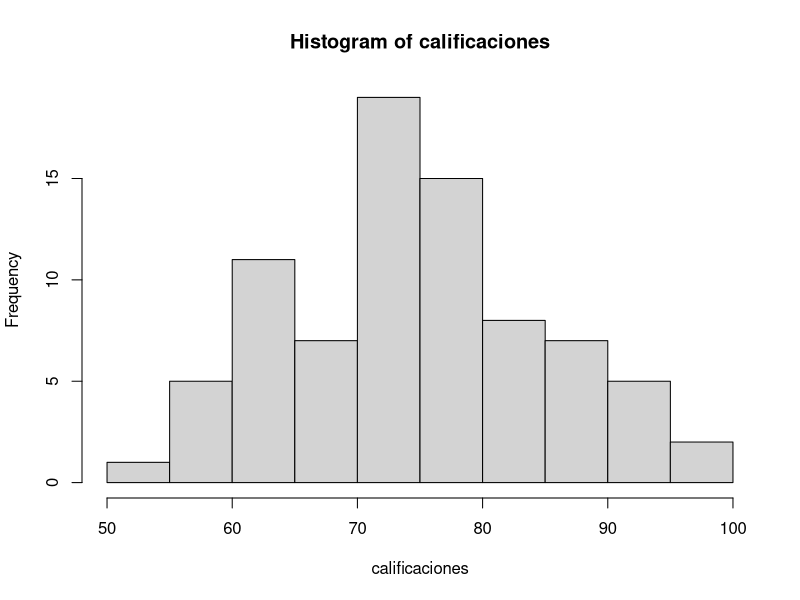
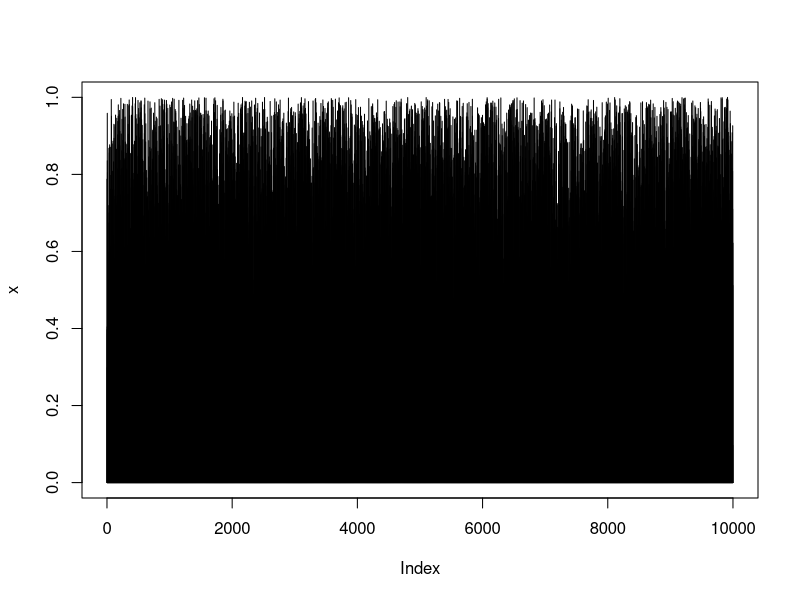
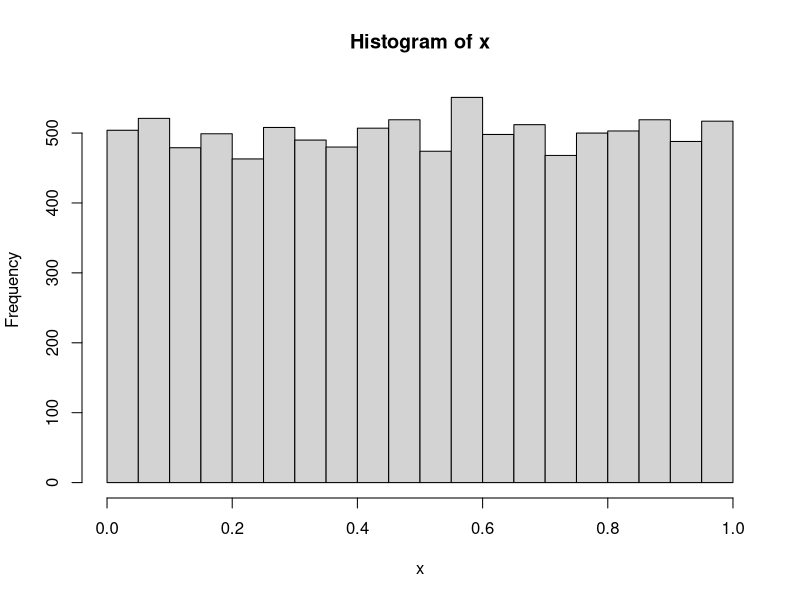
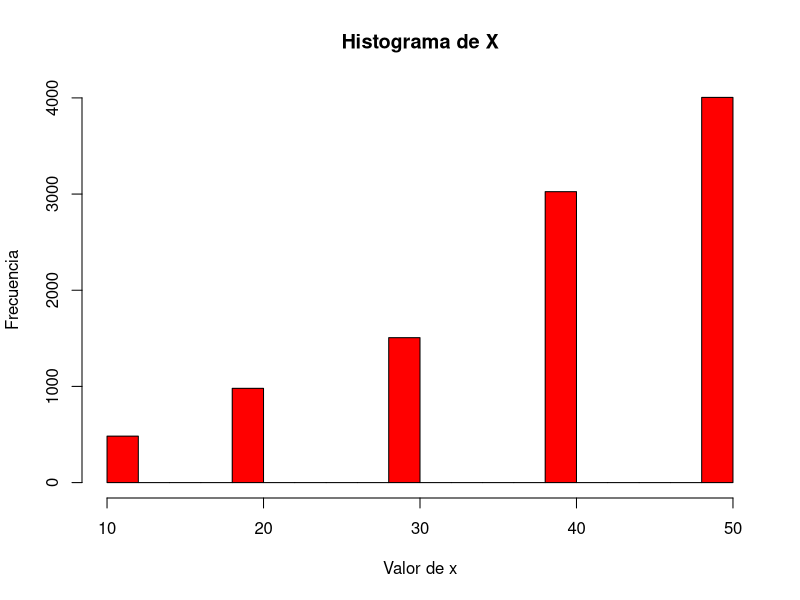
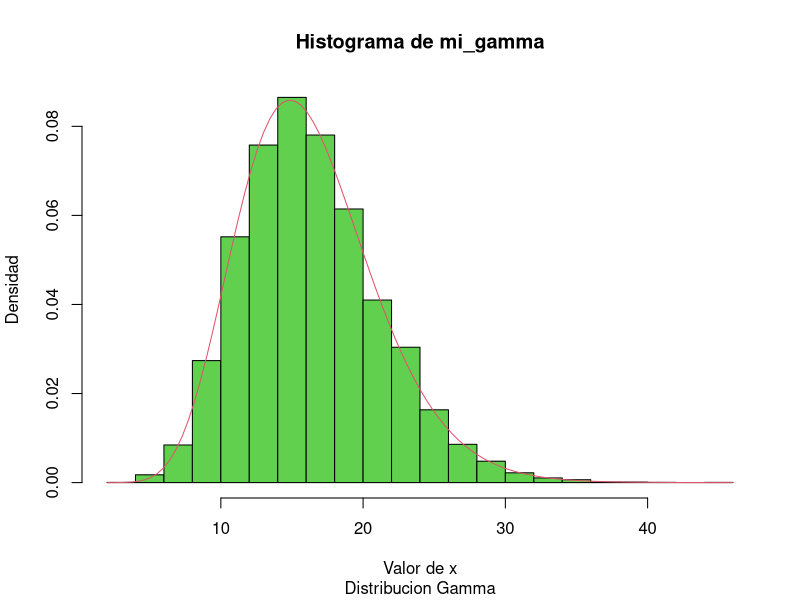
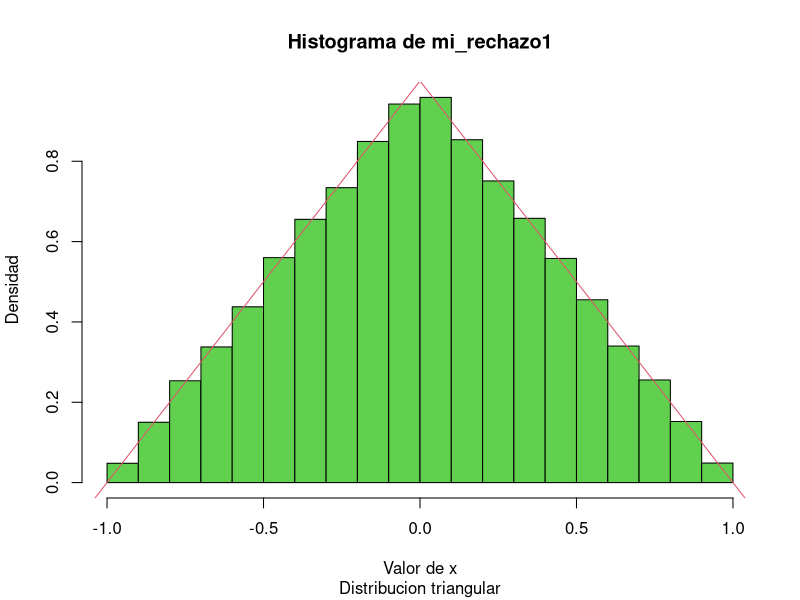
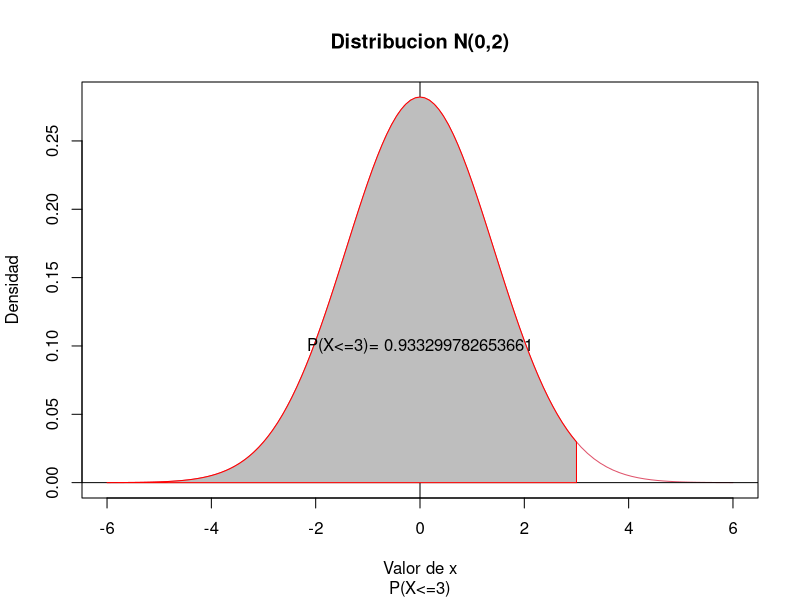
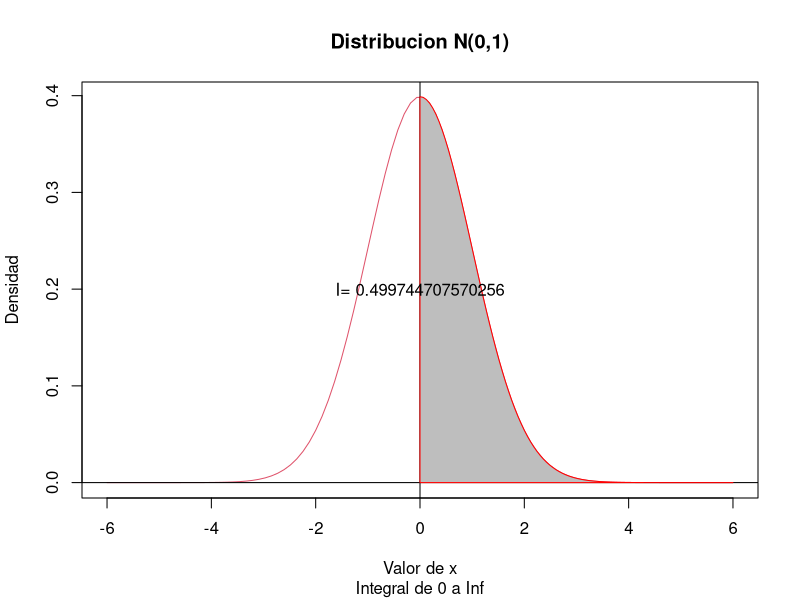

Source code (R) for these figures, in order:
# INTRODUCCION A R

#Ejercicio 1
peso<-c(63,52,78,49,71,62,68,48,56,67)
summary(peso)

#Ejercicio 2
calificaciones<-c(68,84,75,82,68,90,62,88,76,93,73,79,88,73,60,93,71,59,85,75,
                  61,65,75,87,74,62,95,78,63,72,66,78,82,75,94,77,69,74,68,60,
                  96,78,89,61,75,95,60,79,83,71,79,62,67,97,78,85,76,65,71,75,
                  65,80,73,57,88,78,62,76,53,74,86,67,73,81,72,63,76,75,85,77)

#Tabla de frecuencia
mi_tabla<-table(calificaciones)
hist(calificaciones)
sum(table(calificaciones[calificaciones>=75]))

# SIMULACION

# Ejercicio 1

#Escriba un programa en R que implemente el método de cuadrados medios.

# Esta funcion solo acepta semillas mayoes a 4 digitos, si se introduce una semilla menor a 1000
# El algoritmo se detiene.
cuad_medios<-function(n,semilla=2310){
  if(nchar(as.character(semilla)) < 4) stop("semilla no valida")
  x<-numeric(length=(n+1))
  x[1]<-semilla
  i<-1 
  repeat{
    y<-as.character(x[i]^2)
    if (nchar(y)%%2==0){
      y<-substr(y, (nchar(y)-4)/2+1, nchar(y)-(nchar(y)-4)/2)
    }else{
      y<-substr(y, (nchar(y)-4)%/%2+1, nchar(y)-(nchar(y)-4)%/%2-(nchar(y)-4)%%2)
    }
    i<-i+1
    x[i]<-as.numeric(y)
    if (i>=length(x)) {break()} 
  }
  x[2:length(x)]/10000
}

# Esta funcion acepta semillas con menos digitos que el anterior, el problema de semillas pequenas es que despues
# de cierto numero de iteraciones se generan valores redundantes.
cuad_medios2<-function(n,semilla=2310){
  x<-numeric(length=(n+1))
  x[1]<-semilla
  i<-1 
  repeat{
    y<-as.character(x[i]^2)
    if(nchar(y) ==1) {y<-paste("000",y,sep="")}
    if(nchar(y) ==2) {y<-paste("00",y,sep="")}
    if(nchar(y) ==3) {y<-paste("0",y,sep="")}
    if (nchar(y)%%2==0){
      y<-substr(y, (nchar(y)-4)/2+1, nchar(y)-(nchar(y)-4)/2)
    }else{
      y<-substr(y, (nchar(y)-4)%/%2+1, nchar(y)-(nchar(y)-4)%/%2-(nchar(y)-4)%%2)
    }
    i<-i+1
    x[i]<-as.numeric(y)
    if (i>=length(x)) {break()} 
  }
  x[2:length(x)]/10000
}

# Escriba una función en R que implemente un generador congruencial

gen_congru<-function(n,semilla){
  
  U<-numeric(length=(n+1))
  U[1]<-semilla
  a<-62089911
  m<-(2^31)-1
  i<-1 
  repeat{
    i<-i+1
    U[i]<-(a*U[i-1])%%m
    if (i>=length(U)) {break()} 
  }
  U[2:length(U)]/m
}
#se generan 10,000 numeros aleatorios
x<-gen_congru(10000,14091988)
#grafica del valor contra el indice
plot(x,type="h")
#graficar hitograma
hist(x)

# No se que onda con la ultima grafica que se pide
# x<-gen_congru(20000,14091988)
# plot(x[length(x)-1],x[length(x)])

# Ejercicio 2

# Haga un programa que permita generar n variables aleatorias

val_random <- function(n,p=c(0.05,0.1,0.15,0.3,0.4),num=c(10, 20, 30, 40, 50)){
  
  psum <- cumsum(p)
  U <- runif(n)
  val <- numeric(n)
  for (i in 1:n) {
    val[i] <- min(num[U[i]<psum])
  }
  val
}
  
x<-val_random(10000)
hist(x,col="Red",main="Histograma de X",sub="",xlab="Valor de x",ylab="Frecuencia")


# Realice una programa en R, para generar n de una distribución Gamma

mi_gamma<-function(n,alpha,beta){
  a<-floor(alpha)
  b<-a/alpha
  c<-alpha-a
  y<-numeric(length=n)
  i<-1
  j<-1
  while (i <= n){
    u=runif(a+1,0,1)
    x=-1/b*sum(log(u[1:a]))
    if (u[a+1]<(x/alpha)^(c)*exp(-(c*(x-a))/alpha)){
      y[i]=x/beta
      i=i+1
    }
    j=j+1
  }
  y
}
hist(mi_gamma(10000,11.4,0.7), freq=FALSE,col=3,
     main="Histograma de mi_gamma",sub="Distribucion Gamma",xlab="Valor de x",ylab="Densidad")

curve(dgamma(x,11.4,0.7), col=2, add=T)

# Use el metodo de rechazo comparando con una distribucion uniforme para generar variables
# que tengan una densidad triangular en [−1, 1]

mi_rechazo1<-function(n){
  x<-numeric(length=n)
  i<-0
  repeat{
    y<-2*runif(1)-1
    u<-runif(1)*1
    if (y<=0){
      fy<-(y+1)
    }else{
      fy<-(1-y)
    }
    if (u<fy){
      i<-i+1
      x[i]<-y
    }
    if (i>=n) {break()} 
  }
  x
}

hist(mi_rechazo1(100000), freq=FALSE,col=3,
     main="Histograma de mi_rechazo1",sub="Distribucion triangular",xlab="Valor de x",ylab="Densidad")
abline(1,1,col=2)  
abline(1,-1,col=2)  

# 1 Calcule, via Monte Carlo, P(X ≤ 3), donde X ∼ N(0,2)
monte_carlo1<-function(){
  n <- 10^6
  x <- runif(n)*(3-0)+0
  g<-(1/(sqrt(8*pi)))*exp(-(x^2)/(8))
  mt<-0.5+sum(g)*3/n
}
plot(x<-seq(-6,6,length=100),dnorm(x,0,sqrt(2)), col=2,type="l",
     main="Distribucion N(0,2)",sub="P(X<=3)",xlab="Valor de x",ylab="Densidad")
abline(h=0)
abline(v=0)
polygon(c(-6,seq(-6,3,length=100),3),c(0,dnorm(seq(-6,3,length=100),0,sqrt(2)),0),
        col = "gray", border = "red")
text(0,0.1,paste("P(X<=3)=",as.character(monte_carlo1())),srt=0,cex=1)


#2 para cualquier g. En este problema sepide la integral de 0 a infinito para cualquier G,
# en ese intervalo. Se hizo para la normal N(0,1) y su integral de 0 a infinito es 0.5;
# tambien para la exponencial y la ji-cuadrada, donde su integal de 0 a inf es 1.
feval <- function(f, a){
  f(a)
}

monte_carlo2<-function(f){
  n <- 10^6
  x <- runif(n)
  g <- feval(f,(1/x-1))
  h <- g/(x^2)
  mt <- sum(h)/n
}

mi_normal<-function(x){
  mu<-0
  sigma<-1
  fx<-(1/sigma/sqrt(2*pi)*exp(-((x-mu)^2)/(2*sigma^2)))
}

mi_chiq2<-function(x){
  gl<-2
  fx<-(1/(2^(gl/2)*gamma(gl/2))*x^(gl/2-1)*exp(-x/2))
}

mi_chiq3<-function(x){
  gl<-3
  fx<-(1/(2^(gl/2)*gamma(gl/2))*x^(gl/2-1)*exp(-x/2))
}

mi_exponencial<-function(x){
  lambda<-1
  fx<-(lambda*exp(-lambda*x))
}


q<-monte_carlo2(mi_normal)

plot(x<-seq(-6,6,length=100),dnorm(x,0,1), col=2,type="l",
     main="Distribucion N(0,1)",sub="Integral de 0 a Inf",xlab="Valor de x",ylab="Densidad")
abline(h=0)
abline(v=0)
polygon(c(0,seq(0,6,length=100),6),c(0,dnorm(seq(0,6,length=100),0,1),0),
        col = "gray", border = "red")
text(0,0.2,paste("I=",as.character(q)),srt=0,cex=1)
#La I es de integral

# w<-monte_carlo2(mi_chiq2)
# plot(x<-seq(0,10,length=100),dchisq(x,2), col=2,type="l",
#      main="Distribucion x^2(2)",sub="Integral de 0 a Inf",xlab="Valor de x",ylab="Densidad")
# abline(h=0)
# abline(v=0)
# polygon(c(0,seq(0,10,length=100),10),c(0,dchisq(seq(0,10,length=100),2),0),
#         col = "gray", border = "red")
# text(5,0.2,paste("I=",as.character(w)),srt=0,cex=1)
# #La I es de integral

o<-monte_carlo2(mi_chiq3)
plot(x<-seq(0,10,length=100),dchisq(x,3), col=2,type="l",
     main="Distribucion x^2(3)",sub="Integral de 0 a Inf",xlab="Valor de x",ylab="Densidad")
abline(h=0)
abline(v=0)
polygon(c(0,seq(0,10,length=100),10),c(0,dchisq(seq(0,10,length=100),3),0),
        col = "gray", border = "red")
text(5,0.2,paste("I=",as.character(o)),srt=0,cex=1)
#La I es de integral


s<-monte_carlo2(mi_exponencial)
plot(x<-seq(0,6,length=100),dexp(x), col=2,type="l",
     main="Distribucion Exp(0,1)",sub="Integral de 0 a Inf",xlab="Valor de x",ylab="Densidad")
abline(h=0)
abline(v=0)
polygon(c(0,seq(0,6,length=100),6),c(0,dexp(seq(0,6,length=100)),0),
        col = "gray", border = "red")
text(3,0.2,paste("I=",as.character(s)),srt=0,cex=1)
#La I es de integral


# 3 Encuentre un valor aproximado para la integral
monte_carlo3<-function(){
  n <- 10^6
  x <- runif(n)
  g <- sqrt(x+sqrt(x))
  mt <- sum(g)/n
}

#Encuentre un valor aproximado para la integral
monte_carlo3_var<-function(){
  n <- 10^6
  x <- runif(n)
  g <- sqrt(x+sqrt(x))
  mu <- sum(x*g)/n
  v <- sum((x-mu)*(x-mu)*g)/n
}
plot(c(seq(0,2,length=100)),sqrt(seq(0,2,length=100)+sqrt(seq(0,2,length=100))),
     col = "red",type="l",main="",sub="Integral de 0 a 1 ",xlab="x",
     ylab="f(x)")
abline(h=0)
abline(v=0)
polygon(c(0,seq(0,1,length=100),1),c(0,sqrt(seq(0,1,length=100)+sqrt(seq(0,1,length=100))),0),
        col = "gray", border = "blue")
text(0.5,0.5,paste("I=",as.character(monte_carlo3())),srt=0,cex=1)
text(0.5,0.3,paste("Var=",as.character(monte_carlo3_var())),srt=0,cex=1)
